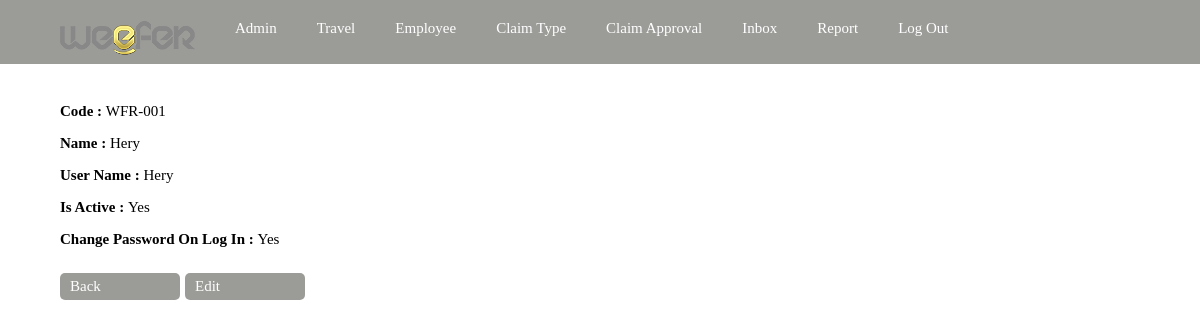
/claim/adminarea/viewemployee.php?Id=18 (signed in), run on the app's committed database.
### tables this page shows
CREATE TABLE `employee` (
  `Id` int(10) unsigned NOT NULL AUTO_INCREMENT,
  `Code` varchar(20) NOT NULL,
  `Name` varchar(50) NOT NULL,
  `UserName` varchar(45) NOT NULL,
  `StoredPassword` varchar(100) NOT NULL,
  `IsActive` tinyint(1) NOT NULL,
  `LockField` int(10) unsigned DEFAULT NULL,
  `ChangePasswordOnLogIn` tinyint(1) NOT NULL,
  PRIMARY KEY (`Id`),
  UNIQUE KEY `i_employee_code` (`Code`),
  UNIQUE KEY `i_employee_username` (`UserName`)
);

### claim/classes/Employee.php (called while the page is built, shortened)
<?php
class Employee extends UserBase{
   public static function GetObjectByKey($mySQLi, $Id){
       if($result = $mySQLi->query("SELECT * FROM ".self::TABLENAME." WHERE Id = ".$mySQLi->real_escape_string($Id)." LIMIT 1")){
           if($row = $result->fetch_array()){
               $tmpEmployee = new Employee($mySQLi);
               $tmpEmployee->Id = $row['Id'];
               $tmpEmployee->StoredPassword = $row['StoredPassword'];
               $tmpEmployee->IsActive = $row['IsActive'];
               $tmpEmployee->Code = $row['Code'];
               $tmpEmployee->UserName = $row['UserName'];
               $tmpEmployee->Name = $row['Name'];
               $tmpEmployee->ChangePasswordOnLogIn = $row['ChangePasswordOnLogIn'];
               $tmpEmployee->LockField = $row['LockField'];
               return $tmpEmployee;
           }
           else
           {
               return false;
           }
       }
       else
       {
           throw new InvalidQueryException;
       }
   }
}
?>

### claim/classes/Helper.php (called while the page is built, shortened)
<?php
class Helper
{
    public static function getBooleanTextValue($boolValue){
        if($boolValue){
            return self::BOOL_TRUE_TEXT;
        }else{
            return self::BOOL_FALSE_TEXT;
        }
    }
}

### claim/classes/BaseObject.php (called while the page is built, shortened)
<?php
abstract class BaseObject{
	protected $Id;
	public function get_Id(){
		return $this->Id;
	}
}
?>

### claim/adminarea/viewemployee.php (the view, shortened to what this page needs)
<?php
    include('header.php');
?>
<?php
include_once('../classes/Employee.php');
include_once('../classes/Helper.php');
$Conn = Connection::get_DefaultConnection();
$Employee = Employee::GetObjectByKey($Conn, $_GET['Id']);
?><div class="view_data">
<p><b>Code : </b><?php echo $Employee->Code; ?></p>
<p><b>Name : </b><?php echo $Employee->Name; ?></p>
<p><b>User Name : </b><?php echo $Employee->UserName; ?></p>
<p><b>Is Active : </b><?php echo Helper::getBooleanTextValue($Employee->IsActive); ?></p>
<p><b>Change Password On Log In : </b><?php echo Helper::getBooleanTextValue($Employee->ChangePasswordOnLogIn); ?></p>
<a href="employee.php">Back</a>
<a href="editemployee.php?Id=<?php echo $Employee->get_Id(); ?>">Edit</a></div>
<?php
    include('footer.php');
?>

### claim/adminarea/css/weefer_claim.css (style rules this page uses)
body { margin: 0; padding: 0; }
.view_data { font: 15px "Tahoma"; padding: 20px 60px; }
.view_data a:link, .view_data a:visited { padding: 5px 10px; margin: 10px 5px 10px 0; display: block; width: 100px; float: left; background: #9B9B98; border: none; color: #FFF; text-decoration: none; border-radius: 5px; }

### data on the page
employee: Code "WFR-001", Name "Hery", UserName "Hery", IsActive "Yes", ChangePasswordOnLogIn "Yes"
